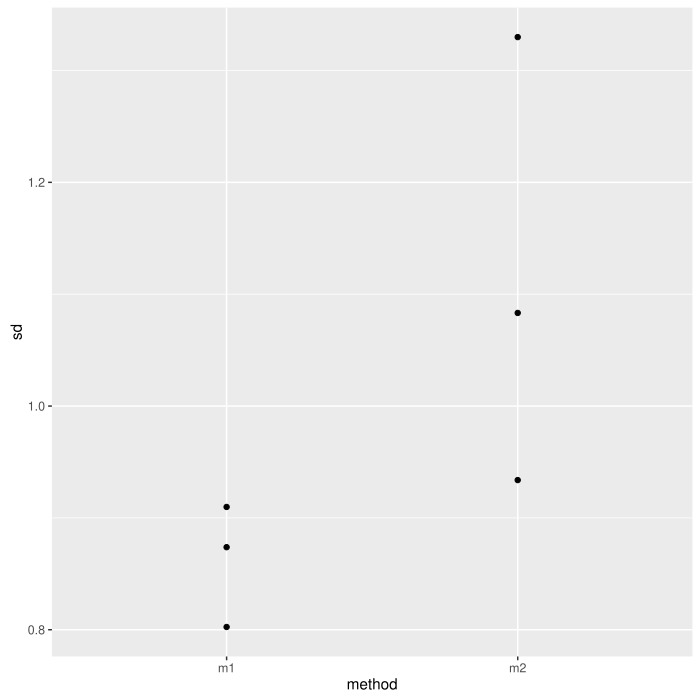

R code for this plot:
library(plyr)
library(dplyr)
library(ggplot2)


source("settings.R")

fig = "f2"

d = expand.grid(i=1:nsims, method=methods, fig=fig)
d$infiles = with(d, paste0(data_dir,"sum",sep,fig,sep,method,sep,i,".RData", sep=""))

s = ddply(d, .(i,method), function(x) {
	load(file=x$infiles)
	data.frame(sd=sd)
}, .inform=TRUE)

g = ggplot(s, aes(method,sd)) + 
	geom_point()

ggsave(paste0(fig,".pdf"), plot=g)
